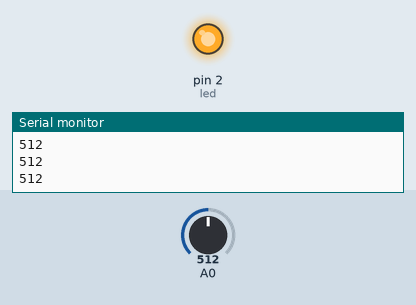
Simulated run of this sketch. Board: Arduino Uno, built with avr-gcc and run on an emulated ATmega328P. On the bench: output pins drawn as LEDs (lit = HIGH), the last lines printed to the serial monitor. Inputs (shaded band) come from the test bench; at power-on: A0 = 512.

Above: at 1.2 s.
1.3 s: A0 set to 138
2.8 s: A0 set to 116
At 3.4 s:
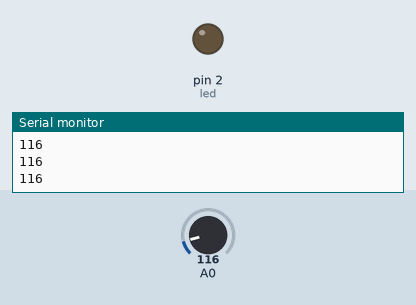
4.3 s: A0 set to 306
At 5.5 s:
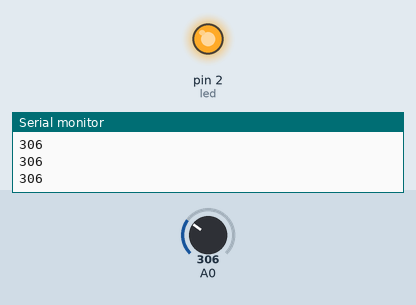
5.8 s: A0 set to 122
At 6.8 s:
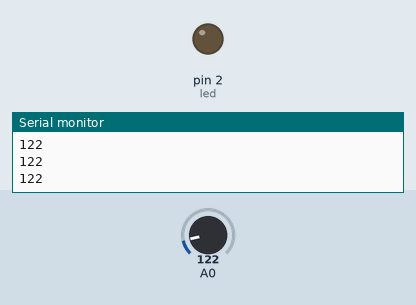
Timing chart, 0 to 8.3 s (numbered marks = the images above; inputs shaded):
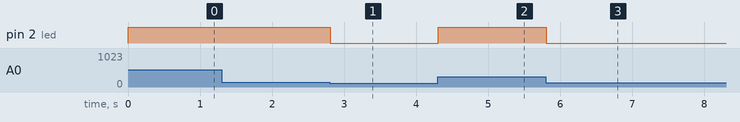

Measured:
- the behaviour switches between 128 and 127 on A0 (found by bisection; images 0 and 1)
- after the input at 2.8 s, pin 2 (led): HIGH → LOW at once
- after the input at 4.3 s, pin 2 (led): LOW → HIGH at once
- after the input at 5.8 s, pin 2 (led): HIGH → LOW at once

The sketch:

05.PWM_LED.ino
```cpp
int led = 2;

void setup() {
  pinMode(led, OUTPUT);
  Serial.begin(9000);
}

void loop() {
  int value=analogRead(A0);
  Serial.println(value);
  analogWrite(led,value);
}
```
